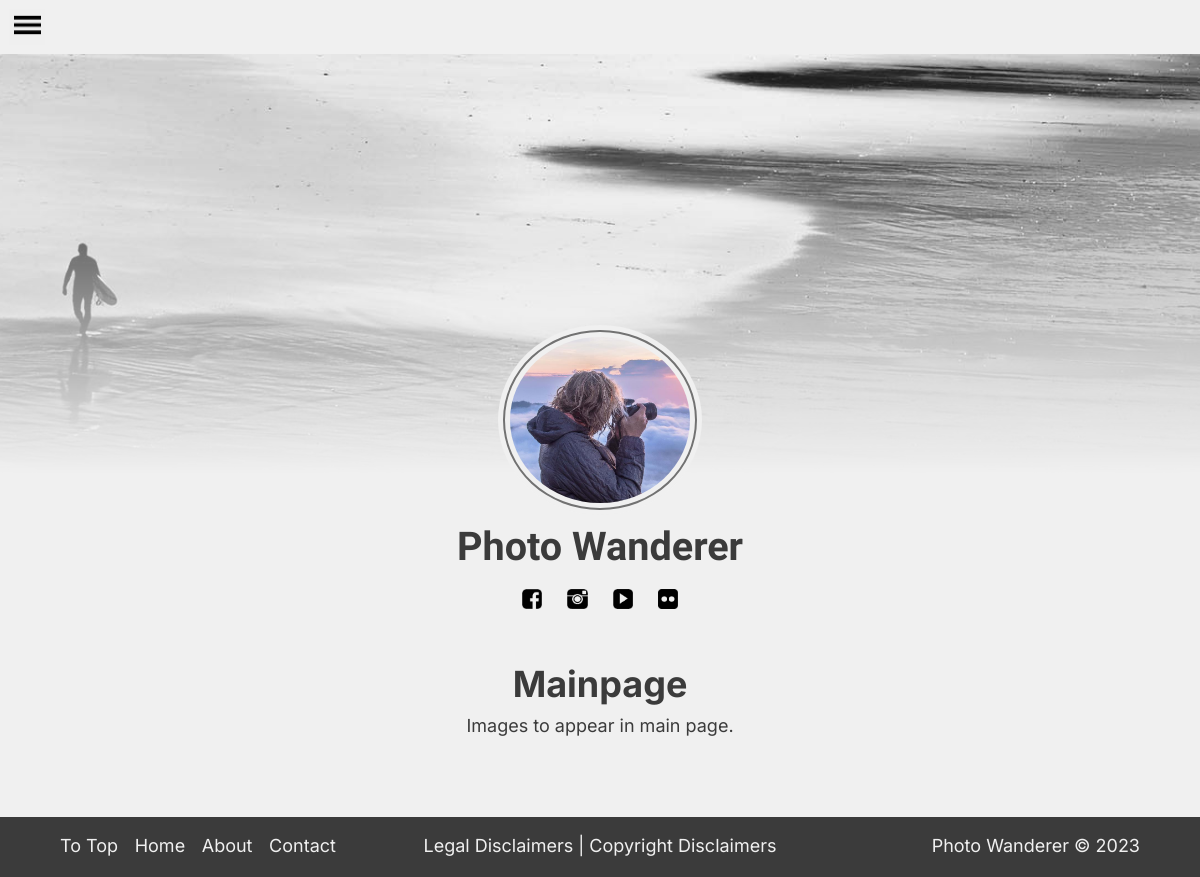
Screenshot of /galleries?id=1 with the database file from the repository.
### tables this page shows
CREATE TABLE page_info (
    id INTEGER PRIMARY KEY AUTOINCREMENT,
    username TEXT NOT NULL,
    hash TEXT NOT NULL,
    page_name TEXT NOT NULL,
    person_name TEXT NOT NULL,
    email TEXT NOT NULL,
    small_descr TEXT,
    about TEXT,
    inst_link TEXT,
    face_link TEXT,
    yt_link TEXT
, tweet_link TEXT, px_link text, bhnc_link text, tumblr_link text, flickr_link text, about_img BOOL, page_email TEXT, page_email_hash TEXT, prof_pic TEXT, legal TEXT, copyright TEXT, meta TEXT);

CREATE TABLE galleries (
    id INTEGER PRIMARY KEY AUTOINCREMENT,
    title TEXT NOT NULL,
    description TEXT
);

### app.py (the view, shortened to what this page needs)
@app.route("/galleries")
def gallery():
    gall_id = request.args.get('id', '')
    conn = get_db_connection()
    gall_info = conn.execute('SELECT * FROM galleries WHERE id = ?', (gall_id,)).fetchone()
    imgs_info = conn.execute('SELECT * FROM gall_img_index JOIN images \
                             ON gall_img_index.img_id = images.id \
                             WHERE gall_id = ?', (gall_id,)).fetchall()
    conn.close()
    if gall_info:
        imgs_col1 = []
        imgs_col2 = []
        imgs_col3 = []
        return render_template("/gallery.html",
                            pageinfo = page_info,
                            journal = journal_exist,
                            events = events_exist,
                            galls = gall_nav,
                            gall_info = gall_info,
                            imgs_info = imgs_info,
                            imgs_col1 = imgs_col1,
                            imgs_col2 = imgs_col2,
                            imgs_col3 = imgs_col3)
    return redirect("/"), 404

### back.py (called while the page is built)
def dict_factory(cursor, row):
    d = {}
    for idx, col in enumerate(cursor.description):
        d[col[0]] = row[idx]
    return d

def get_db_connection():
    conn = sqlite3.connect('photowebapp.db')
    conn.row_factory = dict_factory
    return conn

### templates/gallery.html (shortened to what this page needs)
{% extends "layout.html" %}
{% block extracss %}
<link href="/static/lightbox.css" rel="stylesheet">
{% endblock %}
{% block main %}
<div class="maindescr"><br/>
    <h3>{{ gall_info.title }}</h3>
    <p>{% if gall_info.description %}{{ gall_info.description }}{% endif %}</p>
</div>
{% endblock %}

### templates/layout.html (shortened to what this page needs)
<!DOCTYPE html>
<html lang="en">
    <head>
        {% block extracss %}{% endblock %}
        <link href="/static/styles.css" rel="stylesheet">
    </head>
    <body>
        <nav class="resp">
            <button class="menubttn" id="menubttn" name="menubttn" onclick="openclose()">
                <img class="menuresimg" src="static/icons/menu.png" alt="menu">
            </button>
        </nav>
        <header>
        </header>
        <div class="prflinfo">
            <img class="profileimg" src="static/images/{{ pageinfo.prof_pic }}">
            <h2>{{ pageinfo.page_name}}</h2>
            <p style="white-space: normal;">
                {% if pageinfo.face_link %}
                    <a href="{{ pageinfo.face_link }}" target="new"><img class="icons" alt="Facebook" src="static/icons/face.png"></a>
                {% endif %}
                {% if pageinfo.inst_link %}
                    <a href="{{ pageinfo.inst_link }}" target="new"><img class="icons" alt="Instagram" src="static/icons/insta.png"></a>
                {% endif %}
                {% if pageinfo.yt_link %}
                    <a href="{{ pageinfo.yt_link }}" target="new"><img class="icons" alt="YouTube" src="static/icons/ytb.png"></a>
                {% endif %}
                {% if pageinfo.flickr_link %}
                    <a href="{{ pageinfo.flickr_link }}" target="new"><img class="icons" alt="Flickr" src="static/icons/fli.png"></a>
                {% endif %}
            </p>
        </div>
        <div id="container" class="container">
            {% block main %}{% endblock %}
        </div>
        <footer>
            <div class="footercontainer">
                <div class="footersection" style="text-align: left; width: 100%; margin-top: 0.5rem;">
                    <ul name="ftrnav" id="ftrnav" class="ftrnav">
                        <li class="footernav"><a href="#">To Top</a></li>
                        <li class="footernav"><a href="/main">Home</a></li>
                        {% if pageinfo.about %}
                        <li class="footernav">
                            <a href="/about">About</a>
                        </li>
                        {% endif %}
                        {% if pageinfo.page_email %}
                        <li class="footernav">
                            <a href="/contact">Contact</a>
                        </li>
                        {% endif %}
                    </ul>
                </div>
                <div class="footersection" style="width: 100%">
                    {% if pageinfo.legal %}
                    <p style="display: inline; white-space: normal;">
                        <a class="menuf" href="/legal">Legal Disclaimers</a>
                    </p>
                    {% endif %}
                    {% if pageinfo.legal and pageinfo.copyright %}<p style="display: inline; white-space: normal;"> | </p>{% endif %}
                    {% if pageinfo.copyright %}
                    <p style="display: inline; white-space: normal;">
                        <a class="menuf" href="/copyright">Copyright Disclaimers</a>
                    </p>
                    {% endif %}
                </div>
                <div class="footersection" style="text-align: right; width: 100%">
                    <p style="display: inline; white-space: normal;">{{ pageinfo.page_name }} &copy; <span id="year">2023</span></p>
                </div>
            </div>
        </footer>
    </body>
</html>

### static/styles.css (style rules this page uses)
* { margin: 0; padding: 0; font-size: 18px; font-family: inter; }
a:link, a:hover, a:active, a:visited { text-decoration: none; color: inherit; }
body { background-color: #f0f0f0; text-align: center; color:#3b3b3b; }
h2 { margin: 0.5rem; font-family: alex brush; font-size: 2.2em; }
h3 { font-size: 2em; }
p { margin-top: 0.5em; white-space: pre-wrap; }
.container { max-width: 1600px; margin-inline: auto; margin-bottom: 1rem; display: grid; text-align: center; }
nav { margin: auto; text-align: center; padding: 1rem 0; }
ul { list-style-type: none; margin: 0; padding: 0; font-size: 1.5rem; }
.menuf { color: #949494; text-decoration: none; }
.resp { display: none; position: relative; width: 100%; height: 1rem; }
.menubttn { position: absolute; top: 0.5rem; left: 0.5rem; width: 2rem; height: 2rem; cursor: pointer; border: none; }
.menuresimg { top: 0.5rem; left: 0.5rem; width: 1.5rem; }
header { height: 420px; background-image: url("images/2.jpg"); background-position: center; background-repeat: no-repeat; background-size: cover; -webkit-mask-image:-webkit-gradient(linear, left top, left bottom, from(rgba(0,0,0,1)), to(rgba(0,0,0,0))); mask-image: linear-gradient(to bottom, rgba(0,0,0,1), rgba(0,0,0,0)); text-align: center; }
.maindescr { margin: auto; margin-bottom: 0.5rem; padding: 1em; }
.prflinfo { margin-top: -23rem; position: relative; }
.profileimg { margin-top: 15rem; max-width: 10rem; background-color: #f0f0f0; border-radius: 50%; box-shadow: 0 0 0 5px #f0f0f0; border: solid 2px #727272; padding:5px; }
.icons { height: 20px; display: inline; margin: 10px; }
footer { position: relative; width: 100%; height: fit-content; bottom: 0; margin-bottom: 0; text-align: center; background-color: #3b3b3b; color: #f0f0f0; }
.footercontainer { display: flex; flex-direction: row; margin: auto; max-width: 90%; justify-content: space-between; }
.footersection { height: fit-content; align-content: center; margin-top: 1rem; margin-bottom: 1rem; }
.ftrnav { margin: 0; padding: 0; }
.footernav { display: inline-flex; color: #f0f0f0; text-align: left; margin: 0; margin-right: 0.5rem; padding: 0; }
@media (hover: none) { [class="resp"] { display: block; } }

### rows the page displays
page_info: prof_pic (picture), page_name "Photo Wanderer"
galleries: title "Mainpage", description "Images to appear in main page."
